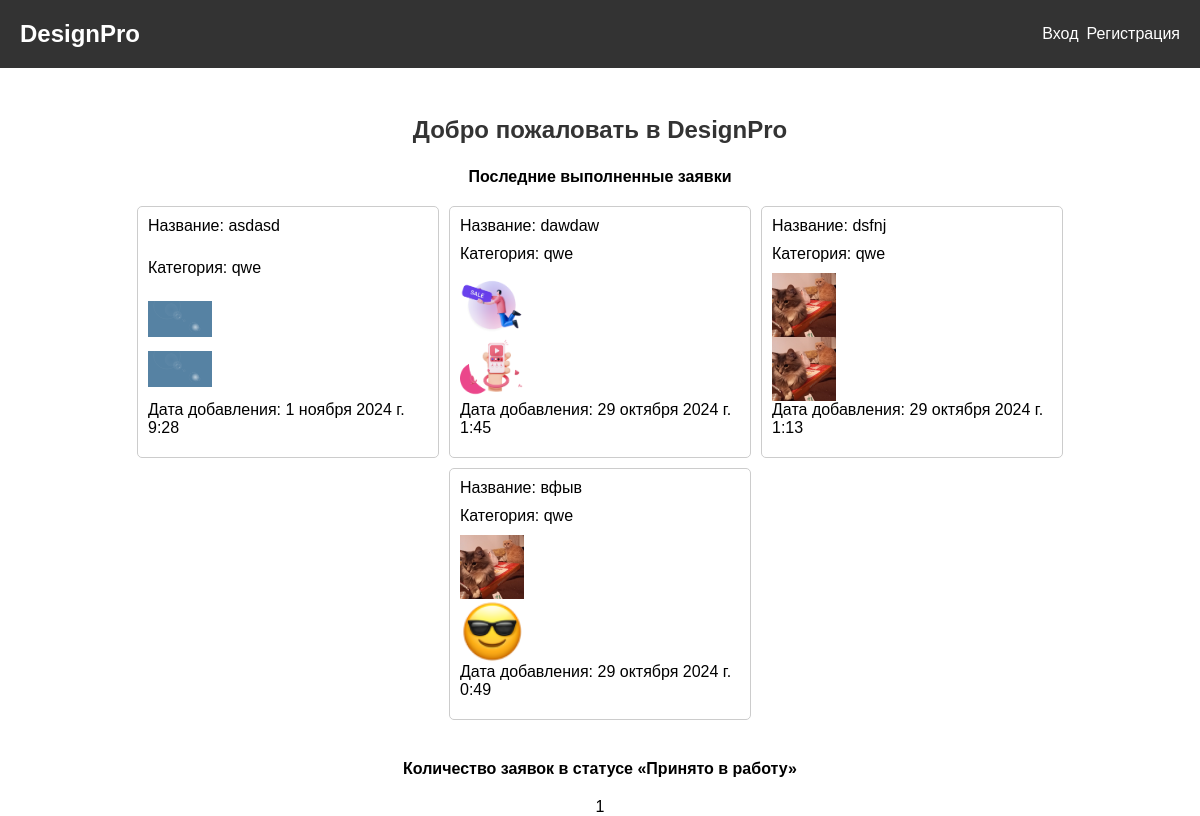
The page / on the database its author committed.
### users/models.py (models this page shows, shortened)
class DesignRequest(models.Model):
    STATUS_CHOICES = (
        ('Новая', 'Новая'),
        ('Принято в работу', 'Принято в работу'),
        ('Выполнено', 'Выполнено'),
    )
    user = models.ForeignKey(User, on_delete=models.CASCADE)
    title = models.CharField(max_length=200, verbose_name='Название')
    description = models.TextField(verbose_name='Описание')
    category = models.ForeignKey(Category, on_delete=models.SET_NULL, null=True, verbose_name='Категория')
    image = models.ImageField(upload_to='design_requests/', validators=[
        FileExtensionValidator(allowed_extensions=['jpg', 'jpeg', 'png', 'bmp'])
    ], verbose_name='Изображение')
    status = models.CharField(max_length=20, choices=STATUS_CHOICES, default='Новая', verbose_name='Статус')
    created_at = models.DateTimeField(auto_now_add=True, verbose_name='Дата создания')
    design_image = models.ImageField(upload_to='designs/', validators=[
        FileExtensionValidator(allowed_extensions=['jpg', 'jpeg', 'png', 'bmp'])
    ], null=True, blank=True, verbose_name='Изображение дизайна')
    comment = models.TextField(null=True, blank=True, verbose_name='Комментарий')

class Category(models.Model):
    name = models.CharField(
        max_length=100,
        unique=True,
        verbose_name='Название категории',
        error_messages={
            'unique': 'Категория с таким названием уже существует',
        }
    )
    def __str__(self):
        return self.name

### users/views.py (the view)
# urls.py: 2. Add a URL to urlpatterns:  path('', views.home, name='home')
def home(request):
    recent_completed_requests = DesignRequest.objects.filter(status='Выполнено').order_by('-created_at')[:4]
    in_progress_count = DesignRequest.objects.filter(status='Принято в работу').count()
    return render(request, 'home.html', {
        'recent_completed_requests': recent_completed_requests,
        'in_progress_count': in_progress_count
    })

### designpro/templates/home.html
{% extends 'base.html' %}
{% block content %}
    <h2>Добро пожаловать в DesignPro</h2>
    <h3>Последние выполненные заявки</h3>
    <div class="recent-requests">
        {% for request in recent_completed_requests %}
            <div class="request-item">
                <p>Название: {{ request.title }}</p>
                <p>Категория: {{ request.category }}</p>
                <img src="{{ request.image.url }}" alt="design" class="design-image">
                <img src="{{ request.design_image.url }}" alt="updateDesign" class="design-image">
                <p>Дата добавления: {{ request.created_at }}</p>
            </div>
        {% empty %}
            <p>Нет выполненных заявок.</p>
        {% endfor %}
    </div>
    <h3>Количество заявок в статусе «Принято в работу»</h3>
    <p>{{ in_progress_count }}</p>
{% endblock %}

### designpro/static/css/style.css (style rules this page uses)
* { margin: 0; padding: 0; font-size: 2vh; font-family: Arial; text-decoration: none; }
h2 { text-align: center; color: #333; font-size: 3vh; margin-bottom: 3vh; }
main > p { display: flex; justify-content: center; }
.recent-requests { display: flex; flex-wrap: wrap; gap: 10px; margin-bottom: 5vh; justify-content: center; }
.request-item { max-width: 25%; border: 1px solid #ccc; padding: 10px; border-radius: 5px; display: flex; flex-direction: column; justify-content: space-between }
.request-item img { max-width: 64px; max-height: 64px; object-fit: cover; }
.request-item p { margin-bottom: 10px; }
h3 { display: flex; justify-content: center; margin-bottom: 2.5vh; }

### rows shown on the page
DesignRequest: title "asdasd", category "qwe", image (placeholder picture), design_image (placeholder picture), created_at "1 ноября 2024 г. 9:28"
DesignRequest: title "dawdaw", category "qwe", image (picture), design_image (picture), created_at "29 октября 2024 г. 1:45"
DesignRequest: title "dsfnj", category "qwe", image (picture), design_image (picture), created_at "29 октября 2024 г. 1:13"
DesignRequest: title "вфыв", category "qwe", image (picture), design_image (picture), created_at "29 октября 2024 г. 0:49"

### other values the page prints
{{ in_progress_count }} "1"
